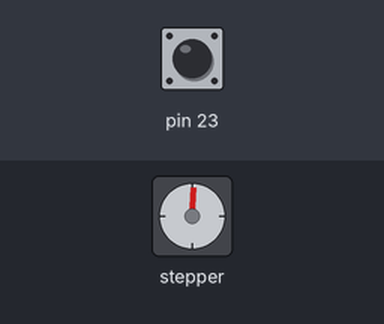
A sketch run on a simulated Arduino Mega 2560, built with avr-gcc and run on an emulated ATmega2560. Parts: stepper motor. Inputs (shaded band) come from the test bench; at power-on: pin 23 HIGH. Stepper angles assume 2048 steps per turn.

Above: at 0.49 s.
At 10.19 s:
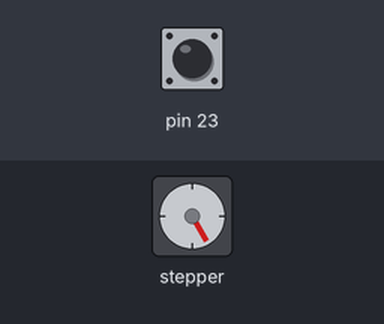
At 20.17 s:
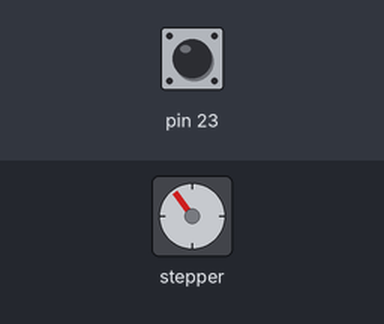
At 39.83 s:
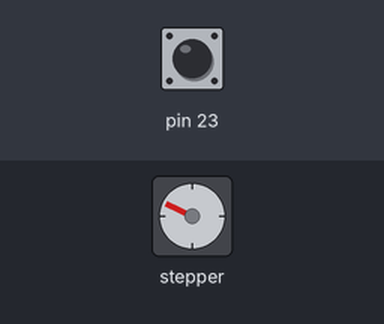
Timing chart, 0 to 40.0 s (numbered marks = the images above):
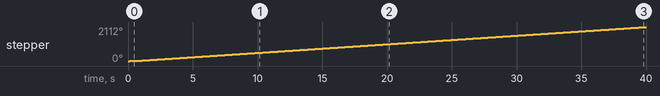

The sketch:

ImpulseTest.ino
```cpp
#include <AccelStepper.h>

AccelStepper trigger_stepper(AccelStepper::FULL4WIRE, 4, 6, 5, 7); // 0 - 3

void setup() {
  pinMode(23, INPUT);
  trigger_stepper.setMaxSpeed(1000.0);
  trigger_stepper.setAcceleration(500.0);

  while(digitalRead(23) == LOW) {}

  triggerTest();
}

void loop() {}

void triggerTest() {
  while(true) {
    trigger_stepper.setSpeed(1000);
    trigger_stepper.moveTo(10000000);
    while(trigger_stepper.currentPosition() != 10000000) {
      trigger_stepper.run();
      delay(3);
    }

    trigger_stepper.setCurrentPosition(0);
    trigger_stepper.setMaxSpeed(1000.0);
    trigger_stepper.setAcceleration(500.0);
  }
}
```

Measured:
- by itself, stepper: keeps turning clockwise at about 53°/s
